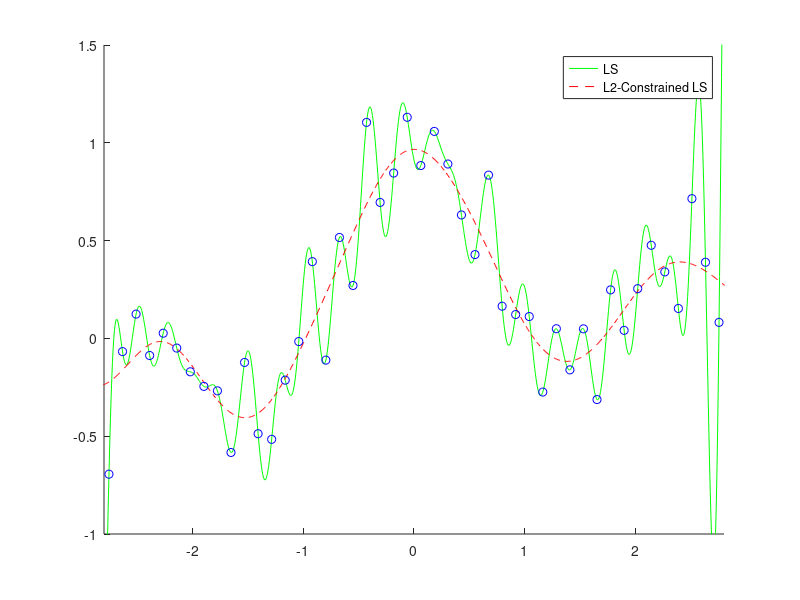

Reproduce this figure in MATLAB.
n = 50; N = 1000; x = linspace(-3, 3, n)'; X = linspace(-3, 3, N)';
pix = pi * x; y = sin(pix) ./ (pix) + 0.1 * x + 0.2 * randn(n,1);

x2 = x .^ 2; X2 = X .^ 2; hh = 2 * 0.3 ^ 2; l = 0.1
k = exp(-(repmat(x2, 1, n) + repmat(x2', n, 1) - 2 * x * x') / hh);
K = exp(-(repmat(X2, 1, n) + repmat(x2', N, 1) - 2 * X * x') / hh);
t1 = k \ y; F1 = K * t1; t2 = (k^2 + 1 * eye(n)) \ (k*y); F2 = K * t2;

figure(1); clf; hold on; axis([-2.8 2.8 -1 1.5]);
plot(X, F1, 'g-'); plot(X, F2, 'r--'); plot(x, y, 'bo');
legend('LS', 'L2-Constrained LS');
